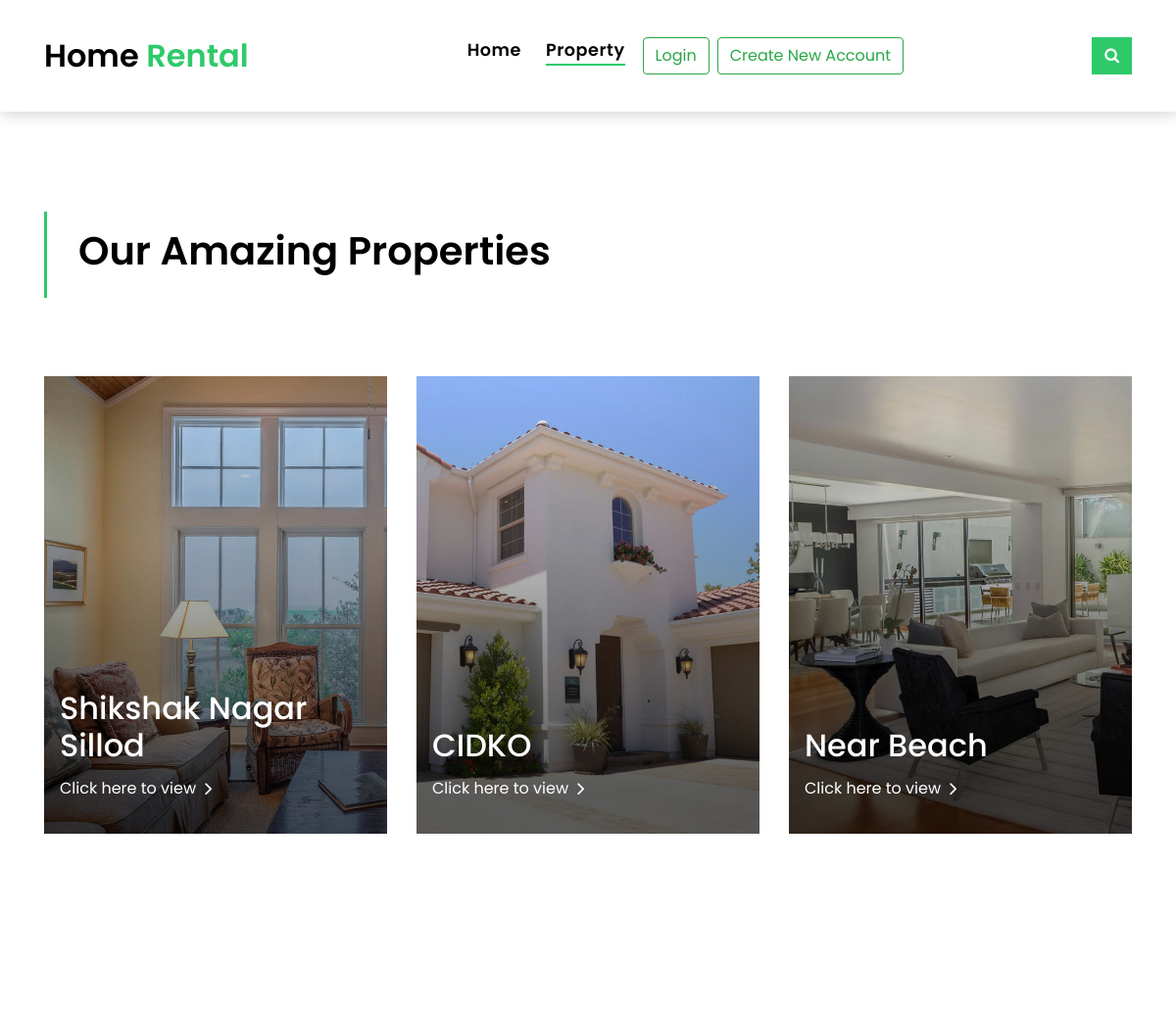
Page /Property/seeproperty (upper part) on the earlier database version.
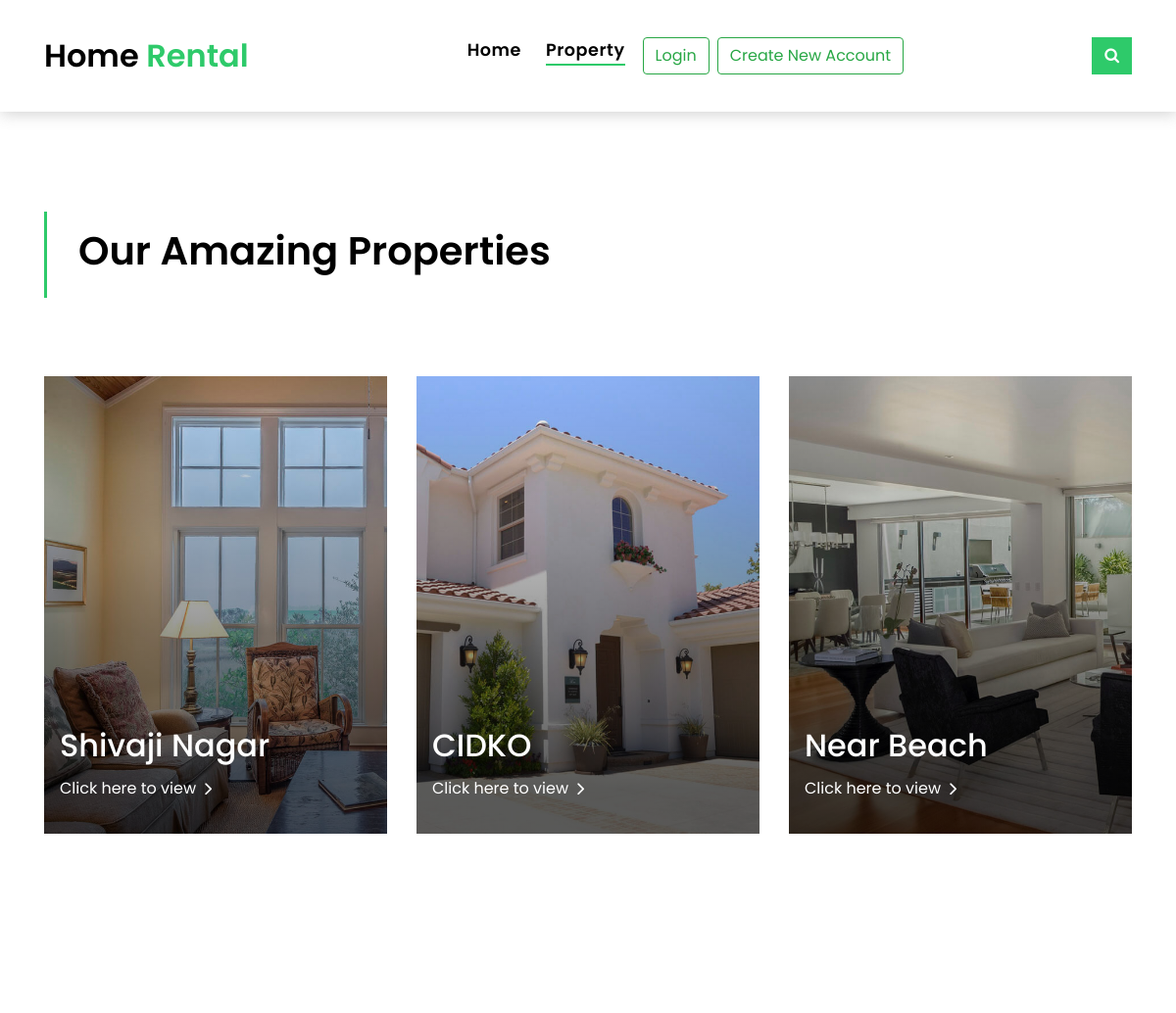
Same page on the later database version.
### Property/models.py (models this page shows)
class property(models.Model):
    property_owner=models.ForeignKey(User,on_delete=models.CASCADE)
    p_dp=models.ImageField(upload_to="Property_dp",default="Media/home.png")
    area=models.IntegerField(max_length=5)
    room=models.IntegerField(max_length=2)
    city=models.CharField(max_length=25)
    location=models.CharField(max_length=25)
    about_property=models.CharField(max_length=100)
    type=models.CharField(max_length=20)
    status=models.BooleanField(default=False)
    price=models.IntegerField(blank=True,default=0)

### Property/views.py (the view)
# urls.py: path('/seeproperty',views.seeproperty,name="seeproperty"),
def seeproperty(request):
    data = property.objects.all()
    print(data)
    print(type(data[0].id))
    return render(request,'property-grid.html',{'data':data})

### Templates/property-grid.html (shortened to what this page needs)
{% extends 'base.html' %}
{% block content %}
<!DOCTYPE html>
<html lang="en">
<head>
  <link href="../Static/vendor/bootstrap/css/bootstrap.min.css" rel="stylesheet">
  <link href="../Static/vendor/ionicons/css/ionicons.min.css" rel="stylesheet">
  <link href="../Static/vendor/animate.css/animate.min.css" rel="stylesheet">
  <link href="../Static/vendor/font-awesome/css/font-awesome.min.css" rel="stylesheet">
  <link href="../Static/vendor/owl.carousel/assets/owl.carousel.min.css" rel="stylesheet">
  <link href="../Static/css/style.css" rel="stylesheet">1
</head>
<body>
  <main id="main">
    <section class="intro-single">
      <div class="container">
        <div class="row">
          <div class="col-md-12 col-lg-8">
            <div class="title-single-box">
              <h1 class="title-single">Our Amazing Properties</h1>
            </div>
          </div>
        </div>
      </div>
    </section>
    <section class="property-grid grid">
      <div class="container">
        <div class="row">
          <div class="col-sm-12">
          </div>
          {%for data in data%}
          <div class="col-md-4">
            <div class="card-box-a card-shadow">
              <div class="img-box-a">
                <img src="{{data.p_dp.url}}" alt="" class="img-a img-fluid img-size">
              </div>
              <div class="card-overlay">
                <div class="card-overlay-a-content">
                  <div class="card-header-a">
                    <h2 class="card-title-a">
                      <a href="#">{{data.location}}</a>
                    </h2>
                  </div>
                  <div class="card-body-a">
                    <a href="{% url 'home_review' data.id %}" class="link-a">Click here to view
                      <span class="ion-ios-arrow-forward"></span>
                    </a>
                  </div>
                </div>
              </div>
            </div>
          </div>
          {%endfor%}
        </div>
      </div>
    </section>
  </main>
</body>
</html>
{% endblock %}

### Templates/base.html (shortened to what this page needs)
<!DOCTYPE html>
<html lang="en">
<head>
  <link href="../Static/vendor/bootstrap/css/bootstrap.min.css" rel="stylesheet">
  <link href="../Static/vendor/ionicons/css/ionicons.min.css" rel="stylesheet">
  <link href="../Static/vendor/animate.css/animate.min.css" rel="stylesheet">
  <link href="../Static/vendor/font-awesome/css/font-awesome.min.css" rel="stylesheet">
  <link href="../Static/vendor/owl.carousel/assets/owl.carousel.min.css" rel="stylesheet">
  <link href="../Static/css/style.css" rel="stylesheet">
</head>
<body>
  <nav class="navbar navbar-default navbar-trans navbar-expand-lg fixed-top">
    <div class="container">
      <a class="navbar-brand text-brand" href="../">Home<span class="color-b"> Rental </span></a>
      <div class="navbar-collapse collapse justify-content-center" id="navbarDefault">
        <ul class="navbar-nav">
          <li class="nav-item">
            <a class="nav-link" href="../">Home</a>
          </li>
          <li class="nav-item">
            <a class="nav-link active" href=seeproperty>Property</a>
          </li>
          {% if user.is_authenticated %}
          <li class="nav-item">
            <a class="nav-link" href="profile">{{request.user}}</a>
          </li>
          <button class="btn btn-outline-success my-2 ml-2" type="button"><a href="logout">
            LogOut</a>
          </button>
           {% else %}
          <button class="btn btn-outline-success my-2 ml-2" type="button"  data-toggle="modal" data-target="#login">
            Login
          </button>
          <button type="button" class="btn btn-outline-success my-2 ml-2"  data-toggle="modal" data-target="#signin">Create New Account </button>
          {% endif %}
        </ul>
      </div>
      <button type="button" class="btn btn-b-n navbar-toggle-box-collapse d-none d-md-block" data-toggle="collapse" data-target="#navbarTogglerDemo01" aria-expanded="false">
        <span class="fa fa-search" aria-hidden="true"></span>
      </button>
    </div>
  </nav>
{% block content %}
{% endblock %}
</body>
</html>

Differences in the rows shown:
changed property: location "Shikshak Nagar Sillod" → "Shivaji Nagar"
